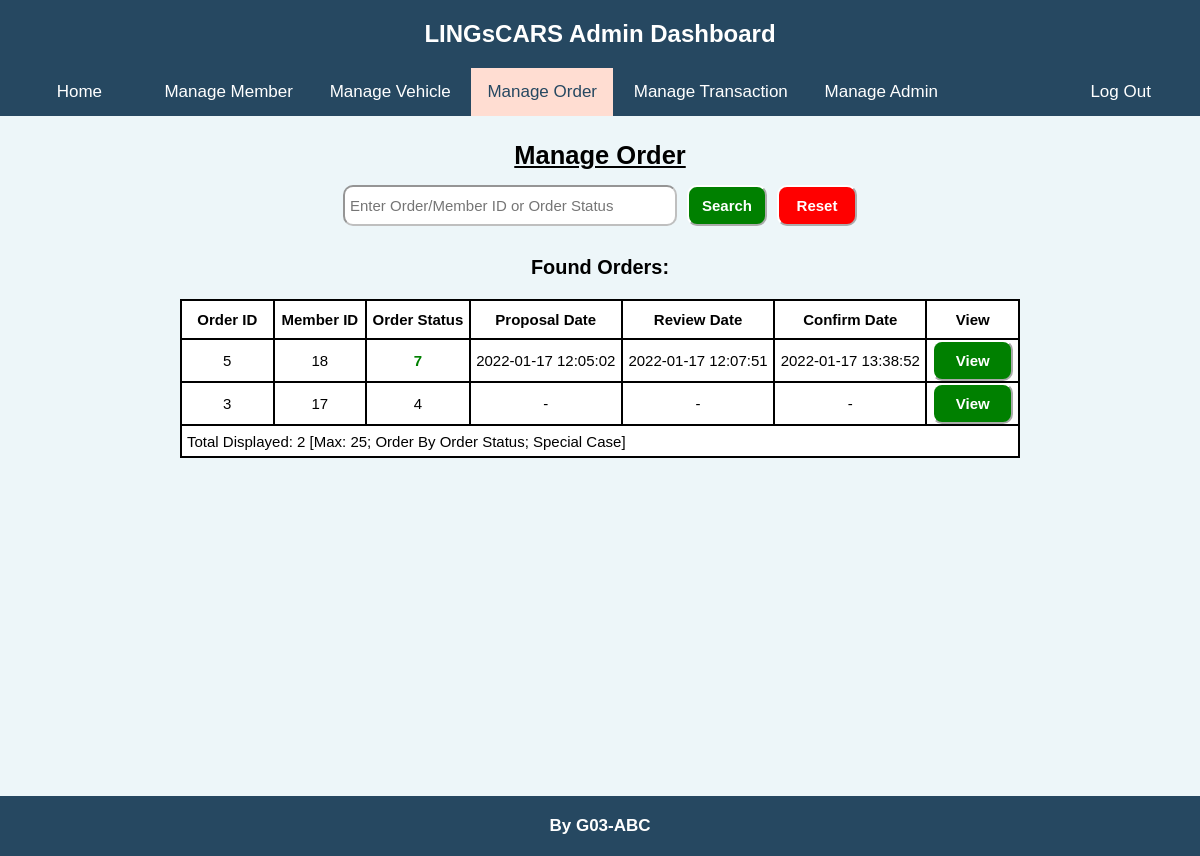
/admin/manageOrder.php (signed in), run on the app's committed database.
### tables this page shows
CREATE TABLE `orders` (
  `id` int(11) NOT NULL,
  `memberId` int(11) NOT NULL,
  `stages` longtext NOT NULL DEFAULT '{"1":1}',
  `editable` tinyint(1) NOT NULL DEFAULT 1,
  `type` tinyint(4) NOT NULL,
  `fullName` varchar(30) DEFAULT NULL,
  `carsId` longtext NOT NULL DEFAULT '{}' CHECK (json_valid(`carsId`)),
  `leasedCarsId` longtext DEFAULT '{}' CHECK (json_valid(`leasedCarsId`)),
  `personal` longtext NOT NULL DEFAULT '{}' CHECK (json_valid(`personal`)),
  `residentialAddress` longtext NOT NULL DEFAULT '{}' CHECK (json_valid(`residentialAddress`)),
  `job` longtext NOT NULL DEFAULT '{}' CHECK (json_valid(`job`)),
  `company` longtext NOT NULL DEFAULT '{}' CHECK (json_valid(`company`)),
  `bank` longtext NOT NULL DEFAULT '{}' CHECK (json_valid(`bank`)),
  `preferredDelivery` date DEFAULT NULL,
  `orderStatus` tinyint(4) NOT NULL DEFAULT 4,
  `orderStatusMessage` text DEFAULT NULL,
  `proposalDate` datetime DEFAULT NULL,
  `reviewDate` datetime DEFAULT NULL,
  `confirmDate` datetime DEFAULT NULL
);

### admin/manageOrder.php (the view, shortened to what the rows shown need)
<?php
    require_once($_SERVER['DOCUMENT_ROOT'] . "/admin/adminAuthenticate.php");
    $queryString = array();
    if (isset($_SERVER['QUERY_STRING'])) {
        parse_str($_SERVER['QUERY_STRING'], $queryString);
    }
    $manageMode = (isset($queryString['manage-mode'])) ? $queryString['manage-mode']: "";
    $passChecking = false;
    $wordToSearch = "";
    $allowViewOrder = false;
    $allowEditOrder = false;
    $allowViewLeasedCar = false;
?>
<!DOCTYPE html>
<html lang="en">
    <head>
        <link rel="stylesheet" href="/css/admin.css">
    </head>
    <body>
        <main>
            <h2>
                Manage Order
            </h2>
            <div class="manage-section">
                <?php if (
                    (isset($manageMode) && empty($manageMode)) ||
                    $passChecking ||
                    (isset($manageMode) && $manageMode == "search-order") ||
                    (isset($manageMode) && $manageMode == "view-order" && !$allowViewOrder) ||
                    (isset($manageMode) && $manageMode == "edit-order" && !$allowEditOrder) ||
                    (isset($manageMode) && $manageMode == "view-leased-car" && !$allowViewLeasedCar)
                ): ?>
                    <table class="db-table">
                        <thead>
                            <tr>
                                <th><form method='get' action='/admin/manageOrder.php'>
                                    <button class='sort-button'>Order ID<?php
                                    ?></button>
                                </form></th>
                                <th><form method='get' action='/admin/manageOrder.php'>
                                    <button class='sort-button'>Member ID<?php
                                    ?></button>
                                </form></th>
                                <th><form method='get' action='/admin/manageOrder.php'>
                                    <button class='sort-button'>Order Status<?php
                                    ?></button>
                                </form></th>
                                <th><form method='get' action='/admin/manageOrder.php'>
                                    <button class='sort-button'>Proposal Date<?php
                                    ?></button>
                                </form></th>
                                <th><form method='get' action='/admin/manageOrder.php'>
                                    <button class='sort-button'>Review Date<?php
                                    ?></button>
                                </form></th>
                                <th><form method='get' action='/admin/manageOrder.php'>
                                    <button class='sort-button'>Confirm Date<?php
                                    ?></button>
                                </form></th>
                                <th>View</th>
                            </tr>
                        </thead>
                        <tbody>
                            <?php
                                $query = "SELECT orders.id, orders.memberId, orders.orderStatus, orders.proposalDate, orders.reviewDate, orders.confirmDate FROM orders" .
                                (
                                    (isset($wordToSearch) && !empty($wordToSearch)) ?
                                    " WHERE orders.id LIKE '%" .
                                    testInput($wordToSearch) .
                                    "%' OR orders.memberId LIKE '%" .
                                    testInput($wordToSearch) .
                                    "%' OR orders.orderStatus LIKE '%" .
                                    testInput($wordToSearch) .
                                    "%'" : ""
                                ) .
                                " ORDER BY";
                                if (isset($queryString['order-by'])) {
                                    if ($queryString['order-by'] == 'order-id-asc') {
                                        $query .= " orders.id ASC";
                                    }
                                    else if ($queryString['order-by'] == 'order-id-desc') {
                                        $query .= " orders.id DESC";
                                    }
                                    else if ($queryString['order-by'] == 'member-id-asc') {
                                        $query .= " orders.memberId ASC";
                                    }
                                    else if ($queryString['order-by'] == 'member-id-desc') {
                                        $query .= " orders.memberId DESC";
                                    }
                                    else if ($queryString['order-by'] == 'order-status-asc') {
                                        $query .= " orders.orderStatus ASC";
                                    }
                                    else if ($queryString['order-by'] == 'order-status-desc') {
                                        $query .= " orders.orderStatus DESC";
                                    }
                                    else if ($queryString['order-by'] == 'proposal-date-asc') {
                                        $query .= " orders.proposalDate ASC";
                                    }
                                    else if ($queryString['order-by'] == 'proposal-date-desc') {
                                        $query .= " orders.proposalDate DESC";
                                    }
                                    else if ($queryString['order-by'] == 'review-date-asc') {
                                        $query .= " orders.reviewDate ASC";
                                    }
                                    else if ($queryString['order-by'] == 'review-date-desc') {
                                        $query .= " orders.reviewDate DESC";
                                    }
                                    else if ($queryString['order-by'] == 'confirm-date-asc') {
                                        $query .= " orders.confirmDate ASC";
                                    }
                                    else if ($queryString['order-by'] == 'confirm-date-desc') {
                                        $query .= " orders.confirmDate DESC";
                                    }
                                    else {
                                        $query .= " CASE WHEN orders.orderStatus=5 THEN 1 WHEN orders.orderStatus > 6 THEN 2 WHEN orders.orderStatus > 3 THEN 3 ELSE 4 END";
                                    }
                                }
                                else {
                                    $query .= " CASE WHEN orders.orderStatus=5 THEN 1 WHEN orders.orderStatus > 6 THEN 2 WHEN orders.orderStatus > 3 THEN 3 ELSE 4 END";
                                }
                                $query .= " LIMIT 25;";
                                $rs = mysqli_query($serverConnect, $query);
                            ?>
                            <?php if ($rs): ?>
                                <?php while ($record = mysqli_fetch_assoc($rs)): ?>
                                    <tr>
                                        <td class='center-text'>
                                            <?php echo((isset($record["id"])) ? $record["id"]: "-"); ?>
                                        </td>
                                        <td class='center-text'>
                                            <?php echo((isset($record["memberId"])) ? $record["memberId"]: "-"); ?>
                                        </td>
                                        <td class='center-text' <?php
                                            if (isset($record["orderStatus"])) {
                                                if ($record["orderStatus"] == 0 || $record["orderStatus"] == 1 ) {
                                                    echo("style='color: red; font-weight: bold;'");
                                                }
                                                else if ($record["orderStatus"] > 5) {
                                                    echo("style='color: green; font-weight: bold;'");
                                                }
                                                else if ($record["orderStatus"] == 5) {
                                                    echo("style='font-style: italic; font-weight: bold;'");
                                                }
                                            }
                                        ?>>
                                            <?php
                                                echo((isset($record["orderStatus"])) ? $record["orderStatus"]: "-");
                                            ?>
                                        </td>
                                        <td class='center-text'>
                                            <?php echo((isset($record["proposalDate"])) ? $record["proposalDate"]: "-"); ?>
                                        </td>
                                        <td class='center-text'>
                                            <?php echo((isset($record["reviewDate"])) ? $record["reviewDate"]: "-"); ?>
                                        </td>
                                        <td class='center-text'>
                                            <?php echo((isset($record["confirmDate"])) ? $record["confirmDate"]: "-"); ?>
                                        </td>
                                        <td>
                                            <form method='get' action='/admin/manageOrder.php'>
                                                <button class='positive-button'>View</button>
                                            </form>
                                        </td>
                                    </tr>
                                <?php endwhile; ?>
                            <?php endif; ?>
                        </tbody>
                    </table>
                <?php endif; ?>
            </div>
        </main>
    </body>
</html>

### data on the page
orders: id "5", memberId "18", orderStatus "7", proposalDate "2022-01-17 12:05:02", reviewDate "2022-01-17 12:07:51", confirmDate "2022-01-17 13:38:52"
orders: id "3", memberId "17", orderStatus "4"

### other printed values
$recordCount "2"
